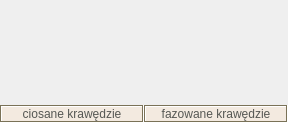
    <widget class="QWidget" name="scrollAreaWidgetContents_8">
     <property name="geometry">
      <rect>
       <x>0</x>
       <y>0</y>
       <width>288</width>
       <height>123</height>
      </rect>
     </property>
     <layout class="QGridLayout" name="gridLayout_33">
      <property name="leftMargin">
       <number>0</number>
      </property>
      <property name="topMargin">
       <number>0</number>
      </property>
      <property name="rightMargin">
       <number>0</number>
      </property>
      <property name="bottomMargin">
       <number>0</number>
      </property>
      <property name="horizontalSpacing">
       <number>0</number>
      </property>
      <item row="0" column="1">
       <layout class="QVBoxLayout" name="verticalLayout_95">
        <property name="spacing">
         <number>0</number>
        </property>
        <item>
         <widget class="ClickableImage" name="BeveledEndingImage">
          <property name="sizePolicy">
           <sizepolicy hsizetype="Preferred" vsizetype="Expanding">
            <horstretch>0</horstretch>
            <verstretch>0</verstretch>
           </sizepolicy>
          </property>
          <property name="text">
           <string/>
          </property>
          <property name="pixmap">
           <pixmap resource="images.qrc">:/images/Medium_Modern/wykonczenie_profili/modern_medium_fazowane_krawedzie.jpg</pixmap>
          </property>
         </widget>
        </item>
        <item>
         <widget class="QLabel" name="BeveledEndingText">
          <property name="palette">
           <palette>
            <active>
             <colorrole role="WindowText">
              <brush brushstyle="SolidPattern">
               <color alpha="255">
                <red>85</red>
                <green>87</green>
                <blue>83</blue>
               </color>
              </brush>
             </colorrole>
             <colorrole role="Button">
              <brush brushstyle="SolidPattern">
               <color alpha="255">
                <red>243</red>
                <green>234</green>
                <blue>224</blue>
               </color>
              </brush>
             </colorrole>
             <colorrole role="Light">
              <brush brushstyle="SolidPattern">
               <color alpha="255">
                <red>255</red>
                <green>255</green>
                <blue>255</blue>
               </color>
              </brush>
             </colorrole>
             <colorrole role="Midlight">
              <brush brushstyle="SolidPattern">
               <color alpha="255">
                <red>250</red>
                <green>241</green>
                <blue>214</blue>
               </color>
              </brush>
             </colorrole>
             <colorrole role="Dark">
              <brush brushstyle="SolidPattern">
               <color alpha="255">
                <red>122</red>
                <green>114</green>
                <blue>87</blue>
               </color>
              </brush>
             </colorrole>
             <colorrole role="Mid">
              <brush brushstyle="SolidPattern">
               <color alpha="255">
                <red>163</red>
                <green>152</green>
                <blue>116</blue>
               </color>
              </brush>
             </colorrole>
             <colorrole role="Text">
              <brush brushstyle="SolidPattern">
               <color alpha="255">
                <red>46</red>
                <green>52</green>
                <blue>54</blue>
               </color>
              </brush>
             </colorrole>
             <colorrole role="BrightText">
              <brush brushstyle="SolidPattern">
               <color alpha="255">
                <red>255</red>
                <green>255</green>
                <blue>255</blue>
               </color>
              </brush>
             </colorrole>
             <colorrole role="ButtonText">
              <brush brushstyle="SolidPattern">
               <color alpha="255">
                <red>0</red>
                <green>0</green>
                <blue>0</blue>
               </color>
              </brush>
             </colorrole>
             <colorrole role="Base">
              <brush brushstyle="SolidPattern">
               <color alpha="255">
                <red>255</red>
                <green>255</green>
                <blue>255</blue>
               </color>
              </brush>
             </colorrole>
             <colorrole role="Window">
              <brush brushstyle="SolidPattern">
               <color alpha="255">
                <red>243</red>
                <green>234</green>
                <blue>224</blue>
               </color>
              </brush>
             </colorrole>
             <colorrole role="Shadow">
              <brush brushstyle="SolidPattern">
               <color alpha="255">
                <red>0</red>
                <green>0</green>
                <blue>0</blue>
               </color>
              </brush>
             </colorrole>
             <colorrole role="AlternateBase">
              <brush brushstyle="SolidPattern">
               <color alpha="255">
                <red>250</red>
                <green>241</green>
                <blue>214</blue>
               </color>
              </brush>
             </colorrole>
             <colorrole role="ToolTipBase">
              <brush brushstyle="SolidPattern">
               <color alpha="255">
                <red>255</red>
                <green>255</green>
                <blue>220</blue>
               </color>
              </brush>
             </colorrole>
             <colorrole role="ToolTipText">
              <brush brushstyle="SolidPattern">
               <color alpha="255">
                <red>0</red>
                <green>0</green>
                <blue>0</blue>
               </color>
              </brush>
             </colorrole>
            </active>
            <inactive>
             <colorrole role="WindowText">
              <brush brushstyle="SolidPattern">
               <color alpha="255">
                <red>85</red>
                <green>87</green>
                <blue>83</blue>
               </color>
              </brush>
             </colorrole>
             <colorrole role="Button">
              <brush brushstyle="SolidPattern">
               <color alpha="255">
                <red>243</red>
                <green>234</green>
                <blue>224</blue>
               </color>
              </brush>
             </colorrole>
             <colorrole role="Light">
              <brush brushstyle="SolidPattern">
               <color alpha="255">
                <red>255</red>
                <green>255</green>
                <blue>255</blue>
               </color>
              </brush>
             </colorrole>
             <colorrole role="Midlight">
              <brush brushstyle="SolidPattern">
               <color alpha="255">
                <red>250</red>
                <green>241</green>
                <blue>214</blue>
               </color>
              </brush>
             </colorrole>
             <colorrole role="Dark">
              <brush brushstyle="SolidPattern">
               <color alpha="255">
                <red>122</red>
                <green>114</green>
                <blue>87</blue>
               </color>
              </brush>
             </colorrole>
             <colorrole role="Mid">
              <brush brushstyle="SolidPattern">
               <color alpha="255">
                <red>163</red>
                <green>152</green>
                <blue>116</blue>
               </color>
              </brush>
             </colorrole>
             <colorrole role="Text">
              <brush brushstyle="SolidPattern">
               <color alpha="255">
                <red>46</red>
                <green>52</green>
                <blue>54</blue>
               </color>
              </brush>
             </colorrole>
             <colorrole role="BrightText">
              <brush brushstyle="SolidPattern">
               <color alpha="255">
                <red>255</red>
                <green>255</green>
                <blue>255</blue>
               </color>
              </brush>
             </colorrole>
             <colorrole role="ButtonText">
              <brush brushstyle="SolidPattern">
               <color alpha="255">
                <red>0</red>
                <green>0</green>
                <blue>0</blue>
               </color>
              </brush>
             </colorrole>
             <colorrole role="Base">
              <brush brushstyle="SolidPattern">
               <color alpha="255">
                <red>255</red>
                <green>255</green>
                <blue>255</blue>
               </color>
              </brush>
             </colorrole>
             <colorrole role="Window">
              <brush brushstyle="SolidPattern">
               <color alpha="255">
                <red>243</red>
                <green>234</green>
                <blue>224</blue>
               </color>
              </brush>
             </colorrole>
             <colorrole role="Shadow">
              <brush brushstyle="SolidPattern">
               <color alpha="255">
                <red>0</red>
                <green>0</green>
                <blue>0</blue>
               </color>
              </brush>
             </colorrole>
             <colorrole role="AlternateBase">
              <brush brushstyle="SolidPattern">
               <color alpha="255">
                <red>250</red>
                <green>241</green>
                <blue>214</blue>
               </color>
              </brush>
             </colorrole>
             <colorrole role="ToolTipBase">
              <brush brushstyle="SolidPattern">
               <color alpha="255">
                <red>255</red>
                <green>255</green>
                <blue>220</blue>
               </color>
              </brush>
             </colorrole>
             <colorrole role="ToolTipText">
              <brush brushstyle="SolidPattern">
               <color alpha="255">
                <red>0</red>
                <green>0</green>
                <blue>0</blue>
               </color>
              </brush>
             </colorrole>
            </inactive>
            <disabled>
             <colorrole role="WindowText">
              <brush brushstyle="SolidPattern">
               <color alpha="255">
                <red>122</red>
                <green>114</green>
                <blue>87</blue>
               </color>
              </brush>
             </colorrole>
             <colorrole role="Button">
              <brush brushstyle="SolidPattern">
               <color alpha="255">
                <red>243</red>
                <green>234</green>
                <blue>224</blue>
               </color>
              </brush>
             </colorrole>
             <colorrole role="Light">
              <brush brushstyle="SolidPattern">
               <color alpha="255">
                <red>255</red>
                <green>255</green>
                <blue>255</blue>
               </color>
              </brush>
             </colorrole>
             <colorrole role="Midlight">
              <brush brushstyle="SolidPattern">
               <color alpha="255">
                <red>250</red>
                <green>241</green>
                <blue>214</blue>
               </color>
              </brush>
             </colorrole>
             <colorrole role="Dark">
              <brush brushstyle="SolidPattern">
               <color alpha="255">
                <red>122</red>
                <green>114</green>
                <blue>87</blue>
               </color>
              </brush>
             </colorrole>
             <colorrole role="Mid">
              <brush brushstyle="SolidPattern">
               <color alpha="255">
                <red>163</red>
                <green>152</green>
                <blue>116</blue>
               </color>
              </brush>
             </colorrole>
             <colorrole role="Text">
              <brush brushstyle="SolidPattern">
               <color alpha="255">
                <red>122</red>
                <green>114</green>
                <blue>87</blue>
               </color>
              </brush>
             </colorrole>
             <colorrole role="BrightText">
              <brush brushstyle="SolidPattern">
               <color alpha="255">
                <red>255</red>
                <green>255</green>
                <blue>255</blue>
               </color>
              </brush>
             </colorrole>
             <colorrole role="ButtonText">
              <brush brushstyle="SolidPattern">
               <color alpha="255">
                <red>122</red>
                <green>114</green>
                <blue>87</blue>
               </color>
              </brush>
             </colorrole>
             <colorrole role="Base">
              <brush brushstyle="SolidPattern">
               <color alpha="255">
                <red>243</red>
                <green>234</green>
                <blue>224</blue>
               </color>
              </brush>
             </colorrole>
             <colorrole role="Window">
              <brush brushstyle="SolidPattern">
               <color alpha="255">
                <red>243</red>
                <green>234</green>
                <blue>224</blue>
               </color>
              </brush>
             </colorrole>
             <colorrole role="Shadow">
              <brush brushstyle="SolidPattern">
               <color alpha="255">
                <red>0</red>
                <green>0</green>
                <blue>0</blue>
               </color>
              </brush>
             </colorrole>
             <colorrole role="AlternateBase">
              <brush brushstyle="SolidPattern">
               <color alpha="255">
                <red>245</red>
                <green>228</green>
                <blue>174</blue>
               </color>
              </brush>
             </colorrole>
             <colorrole role="ToolTipBase">
              <brush brushstyle="SolidPattern">
               <color alpha="255">
                <red>255</red>
                <green>255</green>
                <blue>220</blue>
               </color>
              </brush>
             </colorrole>
             <colorrole role="ToolTipText">
              <brush brushstyle="SolidPattern">
               <color alpha="255">
                <red>0</red>
                <green>0</green>
                <blue>0</blue>
               </color>
              </brush>
             </colorrole>
            </disabled>
           </palette>
          </property>
          <property name="autoFillBackground">
           <bool>true</bool>
          </property>
          <property name="locale">
           <locale language="Polish" country="Poland"/>
          </property>
          <property name="frameShape">
           <enum>QFrame::Box</enum>
          </property>
          <property name="frameShadow">
           <enum>QFrame::Sunken</enum>
          </property>
          <property name="lineWidth">
           <number>1</number>
          </property>
          <property name="midLineWidth">
           <number>0</number>
          </property>
          <property name="text">
           <string>fazowane krawędzie</string>
          </property>
          <property name="textFormat">
           <enum>Qt::AutoText</enum>
          </property>
          <property name="scaledContents">
           <bool>false</bool>
          </property>
          <property name="alignment">
           <set>Qt::AlignCenter</set>
          </property>
         </widget>
        </item>
       </layout>
      </item>
      <item row="0" column="0">
       <layout class="QVBoxLayout" name="verticalLayout_96">
        <property name="spacing">
         <number>0</number>
        </property>
        <item>
         <widget class="ClickableImage" name="CarvedEndingImage">
          <property name="sizePolicy">
           <sizepolicy hsizetype="Preferred" vsizetype="Expanding">
            <horstretch>0</horstretch>
            <verstretch>0</verstretch>
           </sizepolicy>
          </property>
          <property name="text">
           <string/>
          </property>
          <property name="pixmap">
           <pixmap resource="images.qrc">:/images/Medium_Modern/wykonczenie_profili/modern_medium_ciosane_krawedzie_wybrany.jpg</pixmap>
          </property>
         </widget>
        </item>
        <item>
         <widget class="QLabel" name="CarvedEndingText">
          <property name="palette">
           <palette>
            <active>
             <colorrole role="WindowText">
              <brush brushstyle="SolidPattern">
               <color alpha="255">
                <red>85</red>
                <green>87</green>
                <blue>83</blue>
               </color>
              </brush>
             </colorrole>
             <colorrole role="Button">
              <brush brushstyle="SolidPattern">
               <color alpha="255">
                <red>243</red>
                <green>234</green>
                <blue>224</blue>
               </color>
              </brush>
             </colorrole>
             <colorrole role="Light">
              <brush brushstyle="SolidPattern">
               <color alpha="255">
                <red>255</red>
                <green>255</green>
                <blue>255</blue>
               </color>
              </brush>
             </colorrole>
             <colorrole role="Midlight">
              <brush brushstyle="SolidPattern">
               <color alpha="255">
                <red>250</red>
                <green>241</green>
                <blue>214</blue>
               </color>
              </brush>
             </colorrole>
             <colorrole role="Dark">
              <brush brushstyle="SolidPattern">
               <color alpha="255">
                <red>122</red>
                <green>114</green>
                <blue>87</blue>
               </color>
              </brush>
             </colorrole>
             <colorrole role="Mid">
              <brush brushstyle="SolidPattern">
               <color alpha="255">
                <red>163</red>
                <green>152</green>
                <blue>116</blue>
               </color>
              </brush>
             </colorrole>
             <colorrole role="Text">
              <brush brushstyle="SolidPattern">
               <color alpha="255">
                <red>46</red>
                <green>52</green>
                <blue>54</blue>
               </color>
              </brush>
             </colorrole>
             <colorrole role="BrightText">
              <brush brushstyle="SolidPattern">
               <color alpha="255">
                <red>255</red>
                <green>255</green>
                <blue>255</blue>
               </color>
              </brush>
             </colorrole>
             <colorrole role="ButtonText">
              <brush brushstyle="SolidPattern">
               <color alpha="255">
                <red>0</red>
                <green>0</green>
                <blue>0</blue>
               </color>
              </brush>
             </colorrole>
             <colorrole role="Base">
              <brush brushstyle="SolidPattern">
               <color alpha="255">
                <red>255</red>
                <green>255</green>
                <blue>255</blue>
               </color>
              </brush>
             </colorrole>
             <colorrole role="Window">
              <brush brushstyle="SolidPattern">
               <color alpha="255">
                <red>243</red>
                <green>234</green>
                <blue>224</blue>
               </color>
              </brush>
             </colorrole>
             <colorrole role="Shadow">
              <brush brushstyle="SolidPattern">
               <color alpha="255">
                <red>0</red>
                <green>0</green>
                <blue>0</blue>
               </color>
              </brush>
             </colorrole>
             <colorrole role="AlternateBase">
              <brush brushstyle="SolidPattern">
               <color alpha="255">
                <red>250</red>
                <green>241</green>
                <blue>214</blue>
               </color>
              </brush>
             </colorrole>
             <colorrole role="ToolTipBase">
              <brush brushstyle="SolidPattern">
               <color alpha="255">
                <red>255</red>
                <green>255</green>
                <blue>220</blue>
               </color>
              </brush>
             </colorrole>
             <colorrole role="ToolTipText">
              <brush brushstyle="SolidPattern">
               <color alpha="255">
                <red>0</red>
                <green>0</green>
                <blue>0</blue>
               </color>
              </brush>
             </colorrole>
            </active>
            <inactive>
             <colorrole role="WindowText">
              <brush brushstyle="SolidPattern">
               <color alpha="255">
                <red>85</red>
                <green>87</green>
                <blue>83</blue>
               </color>
              </brush>
             </colorrole>
             <colorrole role="Button">
              <brush brushstyle="SolidPattern">
               <color alpha="255">
                <red>243</red>
                <green>234</green>
                <blue>224</blue>
               </color>
              </brush>
             </colorrole>
             <colorrole role="Light">
              <brush brushstyle="SolidPattern">
               <color alpha="255">
                <red>255</red>
                <green>255</green>
                <blue>255</blue>
               </color>
              </brush>
             </colorrole>
             <colorrole role="Midlight">
              <brush brushstyle="SolidPattern">
               <color alpha="255">
                <red>250</red>
                <green>241</green>
                <blue>214</blue>
               </color>
              </brush>
             </colorrole>
             <colorrole role="Dark">
              <brush brushstyle="SolidPattern">
               <color alpha="255">
                <red>122</red>
                <green>114</green>
                <blue>87</blue>
               </color>
              </brush>
             </colorrole>
             <colorrole role="Mid">
              <brush brushstyle="SolidPattern">
               <color alpha="255">
                <red>163</red>
                <green>152</green>
                <blue>116</blue>
               </color>
              </brush>
             </colorrole>
             <colorrole role="Text">
              <brush brushstyle="SolidPattern">
               <color alpha="255">
                <red>46</red>
                <green>52</green>
                <blue>54</blue>
               </color>
              </brush>
             </colorrole>
             <colorrole role="BrightText">
              <brush brushstyle="SolidPattern">
               <color alpha="255">
                <red>255</red>
                <green>255</green>
                <blue>255</blue>
               </color>
              </brush>
             </colorrole>
             <colorrole role="ButtonText">
              <brush brushstyle="SolidPattern">
               <color alpha="255">
                <red>0</red>
                <green>0</green>
                <blue>0</blue>
               </color>
              </brush>
             </colorrole>
             <colorrole role="Base">
              <brush brushstyle="SolidPattern">
               <color alpha="255">
                <red>255</red>
                <green>255</green>
                <blue>255</blue>
               </color>
              </brush>
             </colorrole>
             <colorrole role="Window">
              <brush brushstyle="SolidPattern">
               <color alpha="255">
                <red>243</red>
                <green>234</green>
                <blue>224</blue>
               </color>
              </brush>
             </colorrole>
             <colorrole role="Shadow">
              <brush brushstyle="SolidPattern">
               <color alpha="255">
                <red>0</red>
                <green>0</green>
                <blue>0</blue>
               </color>
              </brush>
             </colorrole>
             <colorrole role="AlternateBase">
              <brush brushstyle="SolidPattern">
               <color alpha="255">
                <red>250</red>
                <green>241</green>
                <blue>214</blue>
               </color>
              </brush>
             </colorrole>
             <colorrole role="ToolTipBase">
              <brush brushstyle="SolidPattern">
               <color alpha="255">
                <red>255</red>
                <green>255</green>
                <blue>220</blue>
               </color>
              </brush>
             </colorrole>
             <colorrole role="ToolTipText">
              <brush brushstyle="SolidPattern">
               <color alpha="255">
                <red>0</red>
                <green>0</green>
                <blue>0</blue>
               </color>
              </brush>
             </colorrole>
            </inactive>
            <disabled>
             <colorrole role="WindowText">
              <brush brushstyle="SolidPattern">
               <color alpha="255">
                <red>122</red>
                <green>114</green>
                <blue>87</blue>
               </color>
              </brush>
             </colorrole>
             <colorrole role="Button">
              <brush brushstyle="SolidPattern">
               <color alpha="255">
                <red>243</red>
                <green>234</green>
                <blue>224</blue>
               </color>
              </brush>
             </colorrole>
             <colorrole role="Light">
              <brush brushstyle="SolidPattern">
               <color alpha="255">
                <red>255</red>
                <green>255</green>
                <blue>255</blue>
               </color>
              </brush>
             </colorrole>
             <colorrole role="Midlight">
              <brush brushstyle="SolidPattern">
               <color alpha="255">
                <red>250</red>
                <green>241</green>
                <blue>214</blue>
               </color>
              </brush>
             </colorrole>
             <colorrole role="Dark">
              <brush brushstyle="SolidPattern">
               <color alpha="255">
                <red>122</red>
                <green>114</green>
                <blue>87</blue>
               </color>
              </brush>
             </colorrole>
             <colorrole role="Mid">
              <brush brushstyle="SolidPattern">
               <color alpha="255">
                <red>163</red>
                <green>152</green>
                <blue>116</blue>
               </color>
              </brush>
             </colorrole>
             <colorrole role="Text">
              <brush brushstyle="SolidPattern">
               <color alpha="255">
                <red>122</red>
                <green>114</green>
                <blue>87</blue>
               </color>
              </brush>
             </colorrole>
             <colorrole role="BrightText">
              <brush brushstyle="SolidPattern">
               <color alpha="255">
                <red>255</red>
                <green>255</green>
                <blue>255</blue>
               </color>
              </brush>
             </colorrole>
             <colorrole role="ButtonText">
              <brush brushstyle="SolidPattern">
               <color alpha="255">
                <red>122</red>
                <green>114</green>
                <blue>87</blue>
               </color>
              </brush>
             </colorrole>
             <colorrole role="Base">
              <brush brushstyle="SolidPattern">
               <color alpha="255">
                <red>243</red>
                <green>234</green>
                <blue>224</blue>
               </color>
              </brush>
             </colorrole>
             <colorrole role="Window">
              <brush brushstyle="SolidPattern">
               <color alpha="255">
                <red>243</red>
                <green>234</green>
                <blue>224</blue>
               </color>
              </brush>
             </colorrole>
             <colorrole role="Shadow">
              <brush brushstyle="SolidPattern">
               <color alpha="255">
                <red>0</red>
                <green>0</green>
                <blue>0</blue>
               </color>
              </brush>
             </colorrole>
             <colorrole role="AlternateBase">
              <brush brushstyle="SolidPattern">
               <color alpha="255">
                <red>245</red>
                <green>228</green>
                <blue>174</blue>
               </color>
              </brush>
             </colorrole>
             <colorrole role="ToolTipBase">
              <brush brushstyle="SolidPattern">
               <color alpha="255">
                <red>255</red>
                <green>255</green>
                <blue>220</blue>
               </color>
              </brush>
             </colorrole>
             <colorrole role="ToolTipText">
              <brush brushstyle="SolidPattern">
               <color alpha="255">
                <red>0</red>
                <green>0</green>
                <blue>0</blue>
               </color>
              </brush>
             </colorrole>
            </disabled>
           </palette>
          </property>
          <property name="autoFillBackground">
           <bool>true</bool>
          </property>
          <property name="locale">
           <locale language="Polish" country="Poland"/>
          </property>
          <property name="frameShape">
           <enum>QFrame::Box</enum>
          </property>
          <property name="frameShadow">
           <enum>QFrame::Sunken</enum>
          </property>
          <property name="lineWidth">
           <number>1</number>
          </property>
          <property name="midLineWidth">
           <number>0</number>
          </property>
          <property name="text">
           <string>ciosane krawędzie</string>
          </property>
          <property name="textFormat">
           <enum>Qt::AutoText</enum>
          </property>
          <property name="scaledContents">
           <bool>false</bool>
          </property>
          <property name="alignment">
           <set>Qt::AlignCenter</set>
          </property>
         </widget>
        </item>
       </layout>
      </item>
     </layout>
    </widget>
